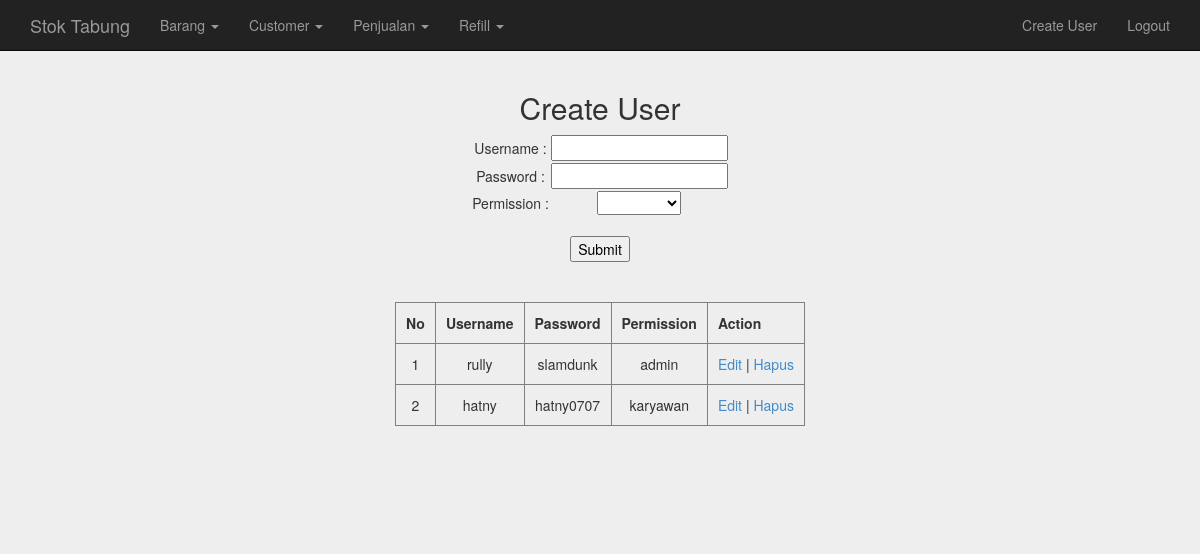
Screenshot of /create_user.php (signed in) with the database file from the repository.
### tables this page shows
CREATE TABLE `user_permit` (
  `no_id` int(2) NOT NULL AUTO_INCREMENT,
  `username` varchar(50) DEFAULT NULL,
  `password` varchar(50) DEFAULT NULL,
  `permission` varchar(50) DEFAULT NULL,
  PRIMARY KEY (`no_id`)
);

### db/pdo.php (called while the page is built, shortened)
<?php
function testdb_connect() {
$dbh = new PDO("mysql:host=localhost;dbname=stoktabung", "root", "slamdunk23");
     return ($dbh);
}
function getAllDataUser() {
	$db = testdb_connect();
	$stmt = $db->query("SELECT * FROM user_permit");
	$fetch_array = $stmt->fetchAll(PDO::FETCH_ASSOC);
	return($fetch_array);
}

### create_user.php (the view, shortened to what this page needs)
<?php
	include "header.php";
?>
<div class="container">
  <div class="text-center">
  <?php
  	if($_SESSION['permission']!="admin"){
		echo "Anda Tidak Memiliki Akses Untuk Halaman Ini!!!!";
	} else {
		$users = getAllDataUser();
	?>
		<h2>Create User</h2>
		<form name="create_user" method="post" action="user_create.php">
		<table>
		  <tr>
		  	<td><span>Username : </span></td>
		  	<td><input type="text" name="username" autofocus="autofocus"/></td>
		  </tr>
		  <tr>
		  	<td><span>Password : </span></td>
		  	<td><input type="text" name="password"/></td>
		  </tr>
		  <tr>
		  	<td><span>Permission : </span></td>
		  	<td>
		  		<select name="permission" id="permission">
				<option value=""></option>
				<option value="admin">Admin</option>
				</select>
		  	</td>
		  </tr>
		</table>
			<br/>
			<span><input type="submit" name="submit" value="Submit"> </span>
		</form>
		<br/><br/>
		<div class="table">
		<table border="1" cellpadding="10" cellspacing="0" >
		  <tr>
		  	<th>No</th>
		    <th>Username</th>
		    <th>Password</th>
		    <th>Permission</th>
		    <th>Action</th>
		  </tr>
			<?php
			foreach ($users as $user):
				$no_id = $user['no_id'];
			?>
				<tr>
			<?php
				foreach ($user as $item):
				?>
					    <td style="border-bottom:none;"><?php echo $item; ?></td>
				<?php
				endforeach;
			?>
						<td style="border-bottom:none;"><a href="edit_user.php?no_id=<?php echo $no_id;?>">Edit</a> | <a href="hapus_user.php?no_id=<?php echo $no_id;?>">Hapus</a></td>
			 	 </tr>
			<?php
			endforeach;
			?>
		</table>
	<?php
	}
  ?>
  </div>
</div>
<?php
	include "footer.php";
?>

### css/styles.css (style rules this page uses)
body { background: #eee; }
table { margin: auto; }
.text-center { margin-bottom: 100px; }

### rows the page displays
user_permit: no_id "1", username "rully", password "slamdunk", permission "admin"
user_permit: no_id "2", username "hatny", password "hatny0707", permission "karyawan"
